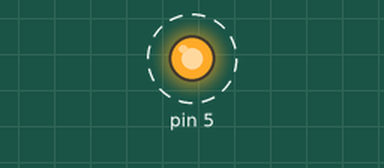
The sketch below on a simulated Arduino Uno, built with avr-gcc and run on an emulated ATmega328P. Parts: output pins drawn as LEDs (lit = HIGH). Dashed ring = blinking.

Above: at 0.2 s.
Timing chart, 0 to 3.0 s (numbered marks = the images above):
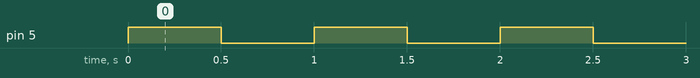

Measured:
- by itself, pin 5: alternates HIGH for 0.50 s and LOW for 0.50 s

The sketch:

sketch_sep06a.ino
```cpp
void setup() {

  pinMode(5,OUTPUT);


}

void loop() {
  digitalWrite(5,1);
  delay(500);
  digitalWrite(5,0);
  delay(500);

}
```
